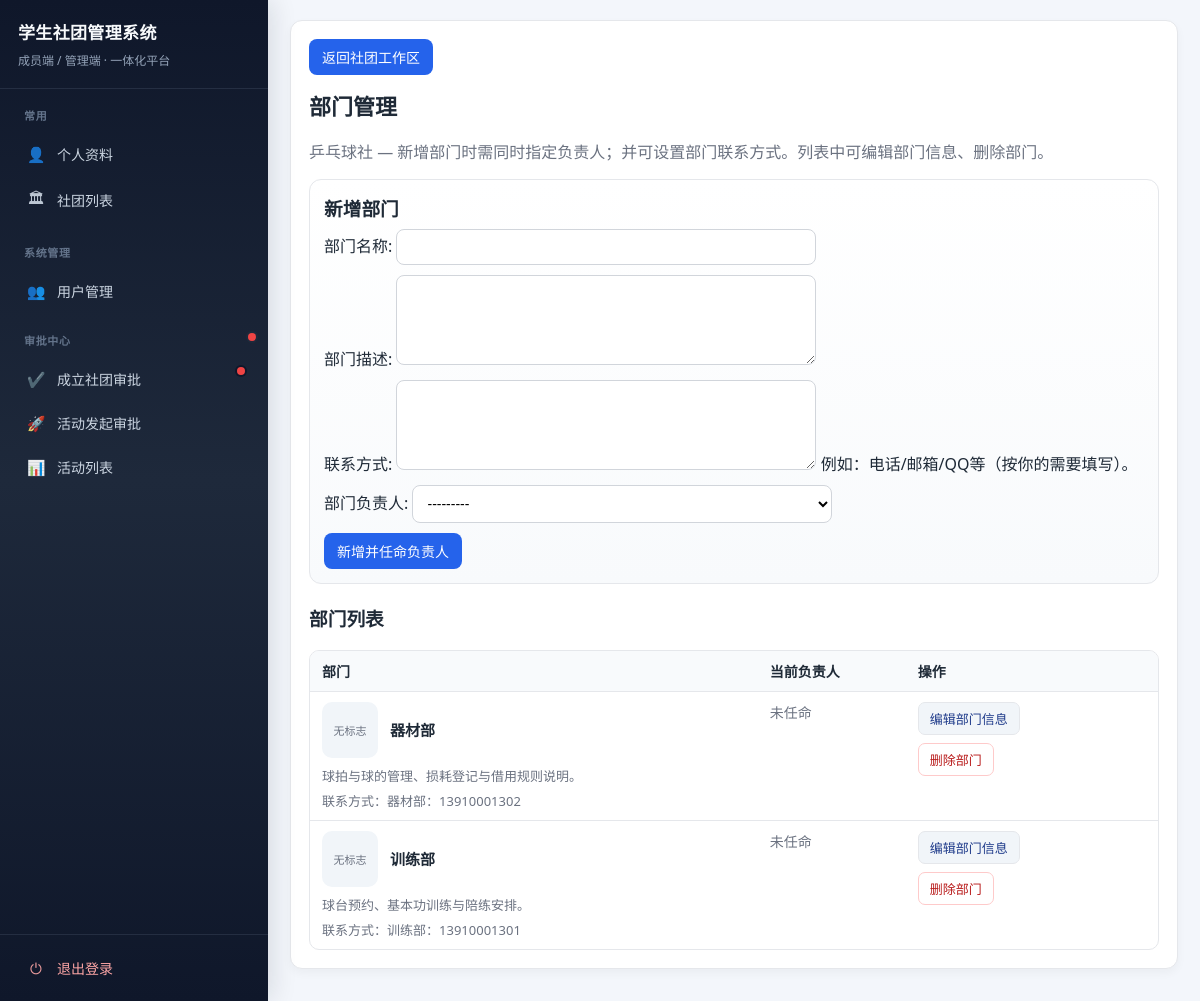
/my-clubs/7/departments/ (signed in), run on the app's committed database.
### club/models.py (models this page shows, shortened)
class ClubInfo(models.Model):
    name = models.CharField(max_length=128, default="学生社团")
    intro = models.TextField(blank=True)
    charter = models.TextField(blank=True)
    contact = models.CharField(max_length=128, blank=True)
    logo_url = models.URLField("标志图片链接", blank=True)
    logo = models.ImageField("标志图片（上传）", upload_to="club_logos/", blank=True)
    principal = models.CharField(max_length=64, blank=True)

class Department(models.Model):
    club = models.ForeignKey(
        "ClubInfo",
        on_delete=models.CASCADE,
        null=True,
        blank=True,
        related_name="departments",
    )
    name = models.CharField(max_length=64)
    description = models.TextField(blank=True)
    contact = models.TextField("联系方式", blank=True)
    logo = models.ImageField("部门标志", upload_to="department_logos/", blank=True)
    is_active = models.BooleanField(default=True)
    class Meta:
        unique_together = ("club", "name")

### club/views.py (the view, shortened to what this page needs)
# urls.py: path("my-clubs/<int:club_pk>/departments/", views.department_club_manage, name="club_department_manage"),
@login_required
@transaction.atomic
def department_club_manage(request, club_pk):
    profile = request.user.memberprofile
    club = _resolve_club_super_or_joined(profile, club_pk)
    can_manage = profile.role == RoleChoices.SUPER_ADMIN or club.pk in _get_manageable_club_ids(profile)
    departments = list(
        Department.objects.filter(club=club).exclude(name="管理层").order_by("name"),
    )
    head_assignments = (
        MemberAssignment.objects.filter(
            department__club=club,
            position__name=Position.NameChoices.DEPARTMENT_HEAD,
            is_active=True,
        )
        .exclude(department__name="管理层")
        .select_related("profile", "department")
    )
    head_by_dept = {a.department_id: a.profile for a in head_assignments}
    department_rows = []
    for d in departments:
        department_rows.append(
            {
                "department": d,
                "head": head_by_dept.get(d.pk),
                "can_upload_logo": profile.role == RoleChoices.SUPER_ADMIN
                or _can_upload_department_logo(profile, d),
                "info_form": DepartmentForm(instance=d, prefix=f"deptinfo_{d.pk}"),
            }
        )
    create_form = DepartmentWithHeadForm(club, data=request.POST or None, prefix="deptnew") if can_manage else None
    candidates = (
        MemberProfile.objects.filter(memberships__club=club, memberships__is_active=True)
        .exclude(role=RoleChoices.SUPER_ADMIN)
        .distinct()
        .order_by("student_id", "user__username", "id")
    )
    return render(
        request,
        "club/department_manage.html",
        {
            "club": club,
            "can_manage": can_manage,
            "department_rows": department_rows,
            "create_form": create_form,
            "candidates": candidates,
        },
    )

### club/forms.py
class DepartmentWithHeadForm(forms.Form):
    name = forms.CharField(label="部门名称", max_length=64)
    description = forms.CharField(label="部门描述", required=False, widget=forms.Textarea(attrs={"rows": 3}))
    contact = forms.CharField(
        label="联系方式",
        required=False,
        max_length=256,
        widget=forms.Textarea(attrs={"rows": 2}),
        help_text="例如：电话/邮箱/QQ等（按你的需要填写）。",
    )
    head_profile = forms.ModelChoiceField(label="部门负责人", queryset=MemberProfile.objects.none())
    def __init__(self, club, *args, **kwargs):
        super().__init__(*args, **kwargs)
        self.fields["head_profile"].queryset = (
            MemberProfile.objects.filter(memberships__club=club, memberships__is_active=True)
            .exclude(role=RoleChoices.SUPER_ADMIN)
            .distinct()
            .order_by("student_id", "user__username", "id")
        )

### club/models.py (called while the page is built)
    def display_name(self):
        sid = (self.student_id or "").strip()
        if sid:
            return sid
        user = getattr(self, "user", None)
        if user and user.username:
            return user.username
        return f"用户{self.pk}"

    def __str__(self):
        return f"{self.display_name()}({self.get_role_display()})"

### club/views.py (called while the page is built)
def _resolve_club_super_or_joined(profile, club_pk):
    club = get_object_or_404(ClubInfo, pk=club_pk)
    if profile.role == RoleChoices.SUPER_ADMIN:
        return club
    if club.pk not in _get_joined_club_ids(profile):
        raise PermissionDenied("无权访问该社团")
    return club

### templates/club/department_manage.html (shortened to what this page needs)
{% extends 'club/base.html' %}
{% block page_back %}
<p class="page-back"><a class="btn" href="{% url 'club:my_club_detail' club.pk %}">返回社团工作区</a></p>
{% endblock %}
{% block content %}
<h2>{% if can_manage %}部门管理{% else %}部门列表{% endif %}</h2>
<p class="muted">{{ club.name }} — {% if can_manage %}新增部门时需同时指定负责人；并可设置部门联系方式。列表中可编辑部门信息、删除部门。{% else %}以下为各部门与负责人及联系方式信息。{% endif %}</p>
{% if can_manage and create_form %}
<div class="section-card" style="margin-bottom:18px;">
    <h3 style="margin-top:0;">新增部门</h3>
    <form method="post">
        {{ create_form.as_p }}
        <button type="submit">新增并任命负责人</button>
    </form>
</div>
{% endif %}
<h3>部门列表</h3>
<table class="dept-manage-table">
    <tr>
        <th>部门</th>
        <th>当前负责人</th>
        <th>操作</th>
    </tr>
    {% for row in department_rows %}
    <tr>
        <td class="dept-info-cell">
            <div class="dept-info-head">
                {% if row.department.logo %}
                <div class="dept-info-logo"><img src="{{ row.department.logo.url }}" alt=""></div>
                {% else %}
                <div class="dept-info-logo placeholder">无标志</div>
                {% endif %}
                <strong class="dept-info-name">{{ row.department.name }}</strong>
            </div>
            <div class="dept-info-desc muted">
                {{ row.department.description|default:"暂无简介"|linebreaks }}
                <div class="muted" style="margin-top:6px;font-size:13px;">
                    联系方式：{{ row.department.contact|default:"—" }}
                </div>
            </div>
        </td>
        <td>{% if row.head %}{{ row.head.display_name }}{% else %}<span class="muted">未任命</span>{% endif %}</td>
        <td class="dept-ops-cell">
            {% if can_manage %}
            <div class="dept-ops-stack">
                <details class="dept-op-details">
                    <summary class="btn btn-sm btn-secondary">编辑部门信息</summary>
                </details>
                <form method="post" class="dept-delete-form" onsubmit="return confirm('确定删除该部门？已关联的任职记录将解除。');">
                    <button type="submit" class="btn btn-sm btn-danger-outline">删除部门</button>
                </form>
            </div>
            {% elif row.can_upload_logo %}
            <a class="btn btn-sm" href="{% url 'club:department_logo_edit' club.pk row.department.pk %}">{% if row.department.logo %}修改标志{% else %}上传标志{% endif %}</a>
            {% else %}
            <span class="muted">—</span>
            {% endif %}
        </td>
    </tr>
    {% empty %}
    <tr><td colspan="3" class="muted">暂无部门（「管理层」为系统保留，不在此列表显示）</td></tr>
    {% endfor %}
</table>
{% endblock %}

### templates/club/base.html (style rules this page uses)
:root { --bg: #f3f6fb; --card: #ffffff; --text: #1f2a37; --muted: #6b7280; --border: #e5e7eb; --primary: #2563eb; --primary-hover: #1d4ed8; --success-bg: #ecfdf3; }
* { box-sizing: border-box; }
body { margin: 0; background: var(--bg); color: var(--text); font-family: "Segoe UI", "Microsoft YaHei", Arial, sans-serif; min-height: 100vh; }
h2 { margin-top: 0; font-size: 22px; }
h3 { margin-top: 20px; }
.muted { color: var(--muted); }
table { border-collapse: separate; border-spacing: 0; width: 100%; margin-top: 12px; border: 1px solid var(--border); border-radius: 10px; overflow: hidden; }
th, td { padding: 10px 12px; text-align: left; border-bottom: 1px solid var(--border); vertical-align: top; font-size: 14px; }
th { background: #f8fafc; font-weight: 600; }
tr:last-child td { border-bottom: none; }
input, select, textarea { width: 100%; max-width: 420px; padding: 9px 10px; border: 1px solid #d1d5db; border-radius: 8px; outline: none; font-size: 14px; background: #fff; }
textarea { min-height: 90px; resize: vertical; }
button, input[type="submit"], .btn { border: none; border-radius: 8px; background: var(--primary); color: #fff; padding: 8px 13px; cursor: pointer; text-decoration: none; display: inline-block; font-size: 14px; font-family: inherit; }
.page-back { margin: 0 0 14px 0; }
.page-back a.btn { margin-right: 8px; }
a { color: #1d4ed8; }
form p { margin: 0 0 12px; }
.btn-sm { padding: 6px 11px; font-size: 13px; border-radius: 7px; }
.btn-secondary { background: #f1f5f9; color: #1e3a8a; border: 1px solid var(--border); }
.btn-danger-outline { background: #fff; color: #b91c1c; border: 1px solid #fecaca; }
.dept-manage-table .dept-info-cell { min-width: 200px; }
.dept-info-head { display: flex; align-items: center; gap: 12px; margin-bottom: 8px; }
.dept-info-logo { width: 56px; height: 56px; border-radius: 10px; overflow: hidden; flex-shrink: 0; background: #f1f5f9; display: flex; align-items: center; justify-content: center; font-size: 11px; color: var(--muted); }
.dept-info-name { font-size: 15px; }
.dept-info-desc { font-size: 13px; margin: 0; }
.dept-info-desc p { margin: 0 0 6px; }
.dept-ops-cell { vertical-align: top; min-width: 160px; }
.dept-ops-stack { display: flex; flex-direction: column; align-items: flex-start; gap: 8px; }
.dept-delete-form { margin: 0; }
.dept-op-details { width: 100%; max-width: 320px; }
.dept-op-details > summary { cursor: pointer; display: inline-block; user-select: none; list-style: none; }
.workspace-card, .section-card { border: 1px solid var(--border); border-radius: 12px; padding: 14px; background: linear-gradient(180deg, #fff 0%, #f8fafc 100%); }
.workspace-card h3, .section-card h3 { margin-top: 0; margin-bottom: 8px; }
.workspace-card p, .section-card p { margin: 0 0 10px; }

### data on the page
ClubInfo: name "乒乓球社"
Department: logo "无标志", department.name "器材部", department.description "球拍与球的管理、损耗登记与借用规则说明。", department.contact "器材部：13910001302"
Department: logo "无标志", department.name "训练部", department.description "球台预约、基本功训练与陪练安排。", department.contact "训练部：13910001301"
